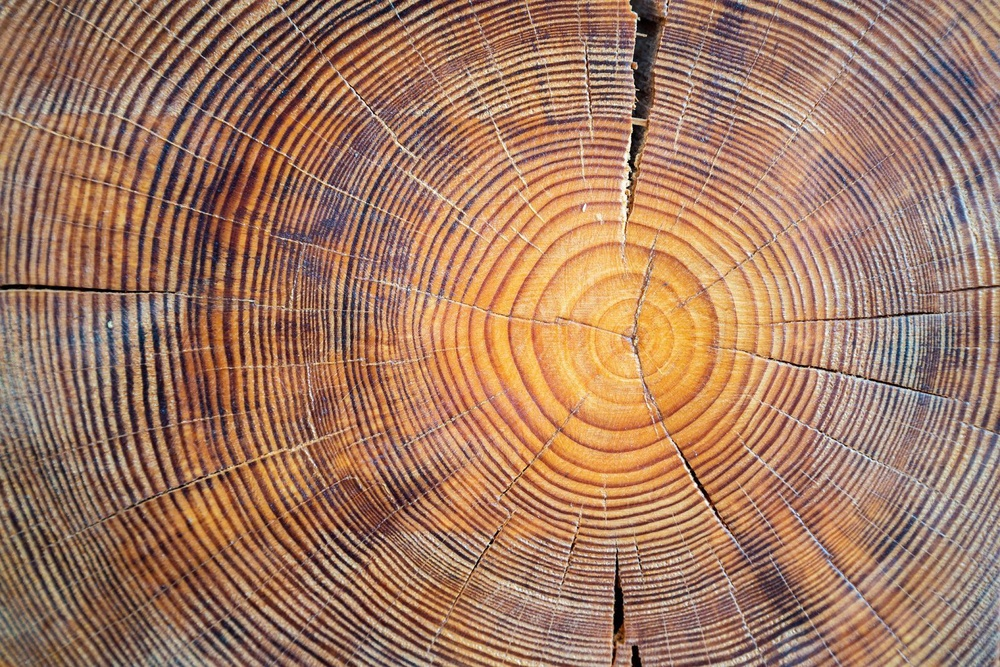
#> input picture class_exercises/external_examples/cut_tree.jpg, 1000 x 667 px, shrunk from 1600 x 1067 before the run
$ python filtro.py ../../class_exercises/external_examples/cut_tree.jpg
#> lines starting #> are read from the running program, lines starting #| are printed output that depends on the picture
import sys
from PIL import Image
from sys import argv
from math import*
import numpy
import time
import math

def main():
    ima,ancho,alto,vecino_n= pixel(argv[1])
    i_filtro = filtros(ima,ancho,alto,vecino_n)
    # [10 lines of commented-out code are left out]


def filtros(ima,ancho,alto,vecino_n):
    tiempo1 = time.time()
    imagen = ima.load()
    val_1 = [-1,0,1]
    for i in range(ancho):
        for j in range(alto):
            pm = vecinos(i,j,val_1,vecino_n)
            imagen[i,j] = (pm,pm,pm)
    nueva = 'filtro.png'
    i_filtro = ima.save(nueva)
    tiempo2 = time.time()
    print("Tiempo de procesamiento filtro")
    return nueva

#def conv(i_filtro, )

def vecinos(i,j,vec_1,vecino_n):
    pm = 0
    indice = 0
    for x in vec_1:
        for y in vec_1:
            sumav_1 = i+x # sumamos los vecinos
            sumav_2 = j+y # sumamos los vecinos
            try:
                if vecino_n[sumav_1,sumav_2]: #ciclo
                    pm += vecino_n[sumav_1,sumav_2]
                    indice+=1
            except IndexError:
                pass
    try:
        pm=int(pm/indice)
        return pm
    except ZeroDivisionError:
        return 0

#Escala de grises
def pixel(ima):
    ima = Image.open(ima)
#> ima is the input picture: PIL image 1000x667 RGB; mean R, G, B 162.7, 122.2, 98.5
    nueva = 'nueva.png'
    imagen = ima.load()
    ancho,alto = ima.size
#> ancho = 1000; alto = 667
    vecino_n = numpy.empty((ancho, alto))
    for i in range(ancho):
        for j in range(alto):
            (r,g,b) = ima.getpixel((i,j))
            pix = (r+g+b)/3
            imagen[i,j] = (int(pix),int(pix),int(pix))
            vecino_n[i,j] = int(pix)
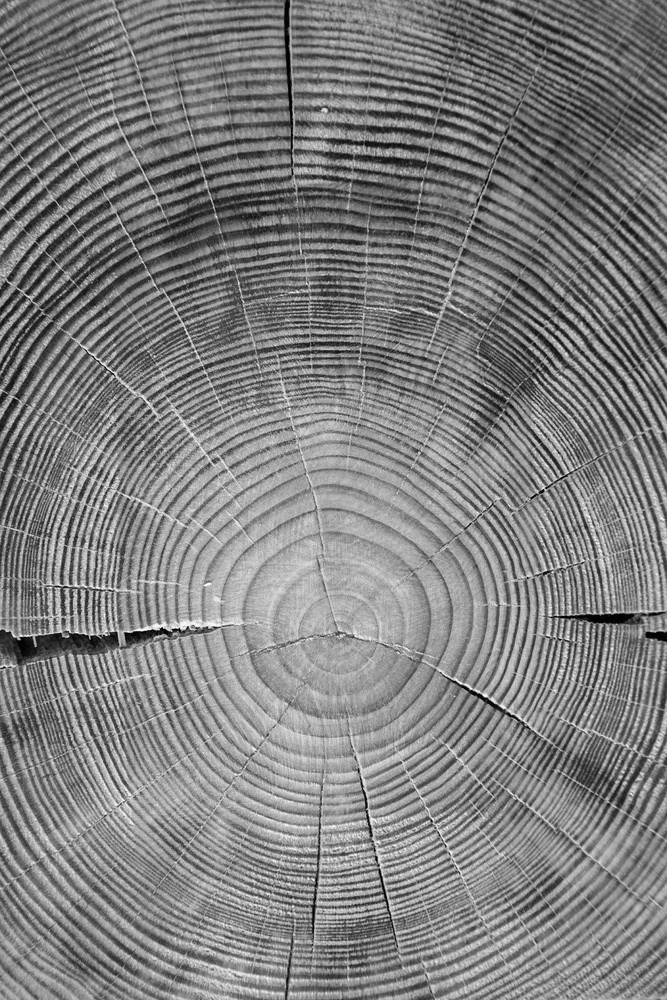
#> vecino_n: shape (1000, 667) float64; min 0, max 252, mean 127.5
    i_filtro = ima.copy()
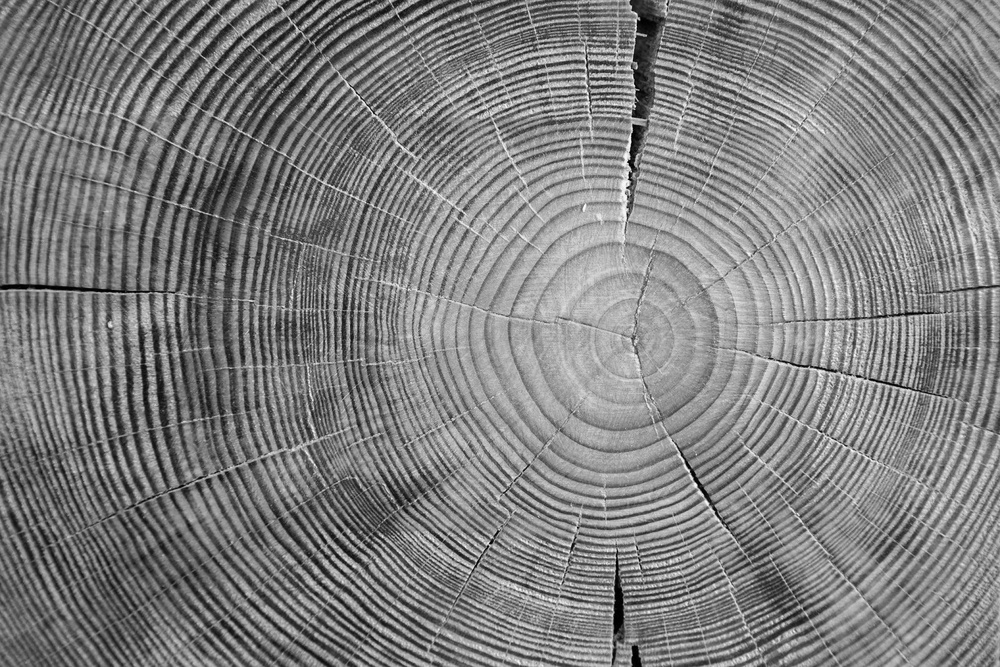
#> i_filtro: PIL image 1000x667 RGB; min 0, max 252, mean 127.5

    imagen = ima.save(nueva)
    return i_filtro,ancho,alto,vecino_n

if __name__ == "__main__":
    main()
#> in main, `ima,ancho,alto,vecino_n= pixel(argv[1])`: ancho = 1000; alto = 667
